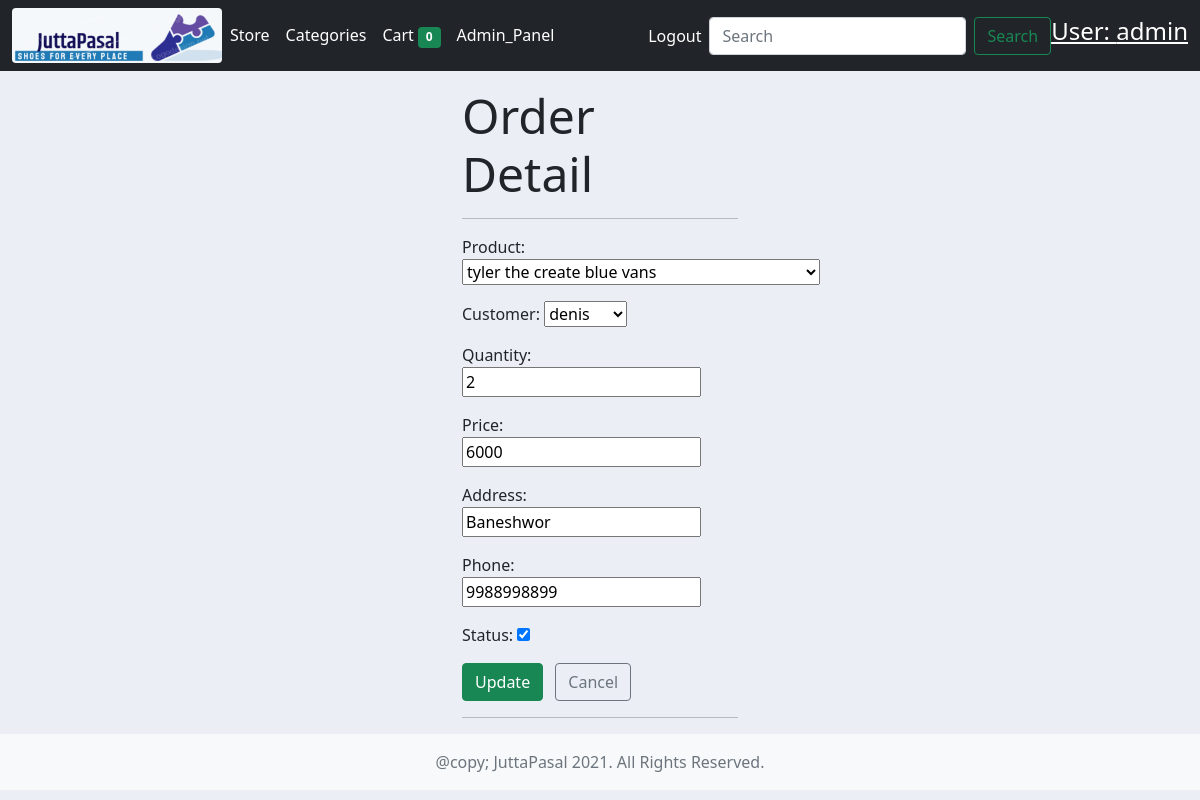
/order-detail/2/ (signed in), run on the app's committed database.
### store/models.py (models this page shows, shortened)
class Order(models.Model):
    product = models.ForeignKey(Product, on_delete=models.CASCADE)
    customer = models.ForeignKey(Customer, on_delete=models.CASCADE)
    quantity = models.IntegerField(default=1)
    price = models.IntegerField()
    address = models.CharField(max_length=50, default="", blank=True)
    phone = models.CharField(max_length=10, default="", blank=True)
    date = models.DateTimeField(auto_now_add=True)
    status = models.BooleanField(default=False)

### store/views.py (the view, shortened to what this page needs)
# urls.py: path('order-detail/<int:id>/', OrderDetailUpdateView.as_view(), name='orderdetail'),
class OrderDetailUpdateView(View):
    @method_decorator(admin_only_decorators)
    def get(self, request, id):
        order = Order.objects.get(id=id)
        form = OrderDetailForm(instance=order)
        context = {
            'form': form
        }
        return render(request, 'store/admin/order_detail.html', context)

### store/forms.py
class OrderDetailForm(forms.ModelForm):
    class Meta:
        model = Order
        fields = "__all__"

### store/models.py (called while the page is built)
    def __str__(self):
        return self.name

    def __str__(self):
        return self.user.username

### store/templatetags/check.py (called while the page is built)
@register.filter(name="check_admin")
def check_admin(groups):
    for group in groups:
        if "admin" == group.name:
            return True
    return False

### store/templates/store/admin/order_detail.html (shortened to what this page needs)
{% extends 'base.html' %}
{% block body %}
<div class="container-fluid mt-3">
  <div class="row">
    <div class="col-lg-3 mx-auto">
      <p class="display-5">Order Detail</p>
      <hr>
      <form action="" method="post">
        {% for fm in form %}
        <p>{{fm.label_tag}} {{fm}} {{fm.errors|striptags}}</p>
        {% endfor %}
        <input type="submit" value="Update" class="btn btn-success"> <a href="{% url 'adminpanel' %}"
          class="btn btn-outline-secondary mx-2">Cancel</a>
      </form>
      <hr>
    </div>
  </div>
</div>
{% endblock body %}

### templates/base.html (shortened to what this page needs)
<!doctype html>
{% load static %}
{% load check %}
<html lang="en">
<head>
  <link rel="stylesheet" type="text/css" href="{% static 'css/bootstrap.min.css' %}">
  <link rel="stylesheet" type="text/css" href="{% static 'css/main.css' %}">
</head>
<body>
  <nav class="navbar navbar-expand-lg navbar-dark bg-dark">
    <div class="container-fluid">
      <a href="{% url 'homepage'%}"><img class="rounded" src="{% static 'images/logo2 - Copy.png' %}" id='logo'></a>
      <div class="collapse navbar-collapse" id="navbarSupportedContent">
        <ul class="navbar-nav me-auto mb-2 mb-lg-0">
          <li class="nav-item">
            <a class="nav-link active" aria-current="page" href="{% url 'homepage' %}">Store</a>
          </li>
          <li class="nav-item">
            <a class="nav-link active" href="{% url 'allproduct' %}">Categories</a>
          </li>
          <li class="nav-item">
            <a class="nav-link active" aria-current="page" href="{% url 'cart' %}">
              Cart
              <small class="bg-success badge">{{request.session.cart.keys|length}}</small>
            </a>
          </li>
          {% if request.user.is_authenticated %}
            {% if request.user.groups.all|check_admin %}
            <li class="nav-item">
              <a class="nav-link active" aria-current="page" href="{% url 'adminpanel' %}">Admin_Panel</a>
            </li>
            {% endif %}
          {% endif %}
        </ul>
        <ul class="navbar-nav d-flex">
          {% if request.user.is_authenticated %}
            <li class="nav-item">
              <a class="nav-link active" aria-current="page" href="{% url 'logout' %}">Logout</a>
            </li>
          {% endif %}
          </ul>
          <form class="d-flex" method='GET' action="{% url 'searchproduct' %}">
            <input class="form-control me-2" type="search" name='keyword' placeholder="Search" aria-label="Search">
            <button class="btn btn-outline-success" type="submit">Search</button>
          </form>
          {% if request.user.is_authenticated %}
          <span class="h4 ml-3" style="color:white;"><u>User: {{request.user.username}}</u></span>
          {% endif %}
      </div>
    </div>
  </nav>
    {% block body %}
    {% endblock body %}
        <footer class="container-fluid footer mt-auto py-3 bg-light text-center text-muted"></footer>
</body>
</html>

### static/css/main.css (style rules this page uses)
body { background-color: #ebeff5; }

### templates/base.html (style rules this page uses)
#logo { height: 55px; width: 210px; }

### data on the page
Order: form "tyler the create blue vans" "denis" "2" "6000" "Baneshwor" "9988998899" "☑"

### other printed values
{{ request.session.cart.keys|length }} "0"
{{ request.user.username }} "admin"
{{ fm.label_tag }} "Product:" "Customer:" "Quantity:" "Price:" "Address:" "Phone:" "Status:"
